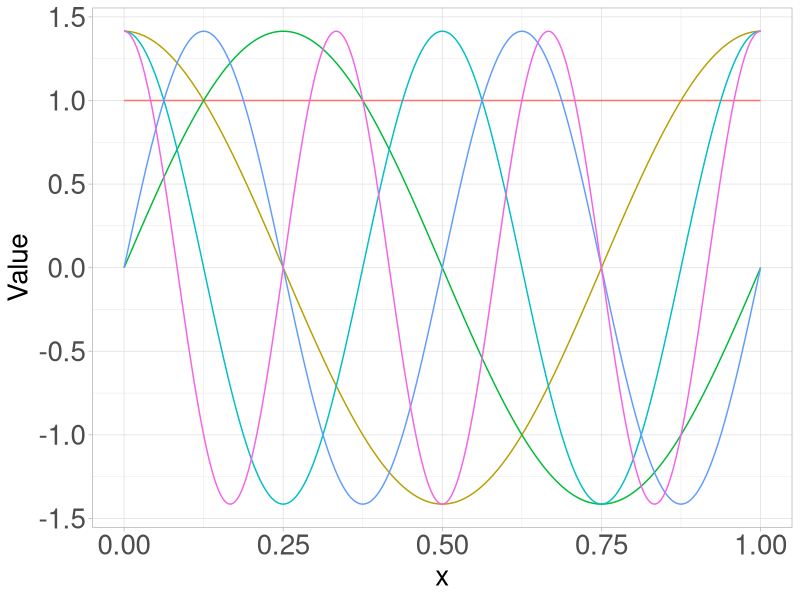

The R script that drew this image:
##### This script generates a plot showing of a chosen number of fourier basis functions #####

# Load packages
library(tidyverse)

# setup for plot generation
n_funcs <- 6
n_points <- 1000

# function factory that generates the basis functions
basis_func <- function(i){
  if(i == 1){
    ret_func <- function(x){return(1)}
  } else
  if(i %% 2 == 0){
      ret_func <- function(x){return(sqrt(2)*cos(pi * i * x))}
  } else
  if(i > 1 && i %% 2 == 1){
    ret_func <- function(x){return(sqrt(2)*sin(pi * (i-1) * x))}
  } else{
    stop('Malformed Index chosen.')
  }
}

# Create points for calculation of basis functions
points <- seq(from = 0, to = 1, length.out = n_points)

# Calculate basis functions at points
res_list <- list()
for(i in 1:n_funcs){
  tmp_func <- basis_func(i)
  res_list[[i]] <- unlist(
    map(.x = points, .f = tmp_func)
    )
}

# convert to tibble
res_tibble <- cbind(tibble(x = points),
                    as_tibble(res_list, .name_repair = 'unique'))
names(res_tibble) <- c('x', paste0('S_', 1:n_funcs))

# pivot_longer to allow for easy plotting
plot_tibble <- res_tibble %>% 
  pivot_longer(cols = !x, names_to = 'Function', values_to = 'Value')

# generate plot
fourier_plot <- ggplot(data = plot_tibble) +
  geom_line(aes(x = x, y = Value, col = Function)) +
  #ggtitle("Fourier Basis") +
  theme_light() +
  #scale_colour_brewer(palette="Set1") + 
  theme(legend.position = "none",
        #plot.title = element_text(size = 30),
        axis.title = element_text(size = 20),
        axis.text = element_text(size = 20),
        legend.title = element_text(size = 24),
        legend.text = element_text(size = 20))

# save plot in appropriate folder
ggsave(filename = '../Graphics/Fourier_Basis.pdf', plot = fourier_plot,
       width = 20, height = 8, units = "in", dpi = 600)
